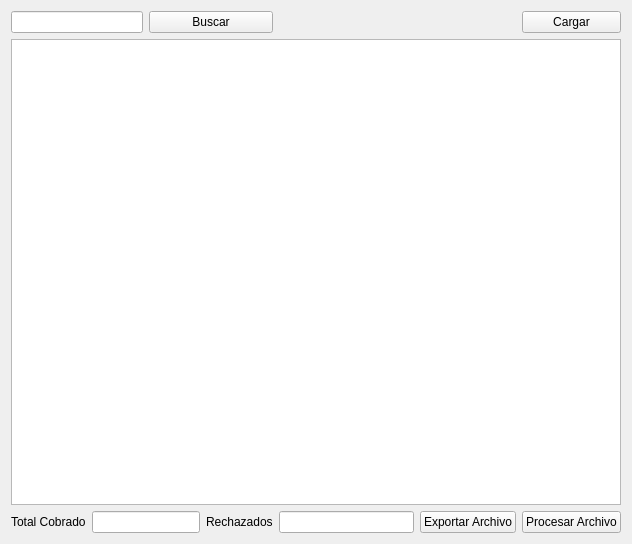
<?xml version="1.0" encoding="UTF-8"?>
<ui version="4.0">
 <class>Form</class>
 <widget class="QWidget" name="Form">
  <property name="geometry">
   <rect>
    <x>0</x>
    <y>0</y>
    <width>632</width>
    <height>544</height>
   </rect>
  </property>
  <property name="windowTitle">
   <string>Form</string>
  </property>
  <layout class="QGridLayout" name="gridLayout">
   <item row="0" column="0" colspan="2">
    <widget class="QLineEdit" name="lineEdit"/>
   </item>
   <item row="0" column="2" colspan="2">
    <widget class="QPushButton" name="pushButton_2">
     <property name="text">
      <string>Buscar</string>
     </property>
    </widget>
   </item>
   <item row="0" column="6">
    <widget class="QPushButton" name="pushButton">
     <property name="text">
      <string>Cargar</string>
     </property>
    </widget>
   </item>
   <item row="1" column="0" colspan="7">
    <widget class="QTableView" name="tableView"/>
   </item>
   <item row="2" column="0">
    <widget class="QLabel" name="label">
     <property name="text">
      <string>Total Cobrado</string>
     </property>
    </widget>
   </item>
   <item row="2" column="1" colspan="2">
    <widget class="QLineEdit" name="lineEdit_2"/>
   </item>
   <item row="2" column="3">
    <widget class="QLabel" name="label_2">
     <property name="text">
      <string>Rechazados</string>
     </property>
    </widget>
   </item>
   <item row="2" column="4">
    <widget class="QLineEdit" name="lineEdit_3"/>
   </item>
   <item row="2" column="5">
    <widget class="QPushButton" name="pushButton_3">
     <property name="text">
      <string>Exportar Archivo</string>
     </property>
    </widget>
   </item>
   <item row="2" column="6">
    <widget class="QPushButton" name="pushButton_4">
     <property name="text">
      <string>Procesar Archivo</string>
     </property>
    </widget>
   </item>
  </layout>
 </widget>
 <resources/>
 <connections/>
</ui>
